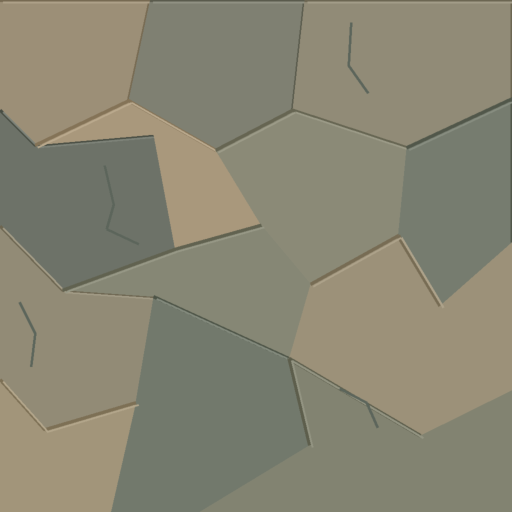
#> input picture assets/layered_island/strict_coast/rock_faces.png, 1024 x 1024 px (shown at 1/2 size)
$ python paint_strict_rock_structure.py
#> lines starting #> are read from the running program, lines starting #| are printed output that depends on the picture
"""Broad geological facets and selected weathered fracture relief, no noise fill."""
from pathlib import Path
from PIL import Image,ImageDraw,ImageFilter
import numpy as np
T=Path(__file__).resolve().parents[1]/'assets/layered_island/strict_coast';N=1024
im=Image.open(T/'rock_faces.png').convert('RGB');height=Image.new('L',(N,N),145);d=ImageDraw.Draw(im);hd=ImageDraw.Draw(height)
#> further down, im is the input picture: PIL image 1024x1024 RGB; mean R, G, B 136.3, 133.5, 114.9
#> after `height = Image.new('L', (N, N), 145)`: height: PIL image 1024x1024 L; every value is 145
facets=[([(0,0),(300,0),(257,201),(70,290),(0,220)],(156,143,119),170),([(300,0),(609,0),(585,220),(431,300),(257,201)],(127,128,114),155),
        ([(609,0),(1024,0),(1024,197),(813,295),(585,220)],(145,139,119),161), ([(0,220),(70,290),(307,269),(350,498),(125,580),(0,452)],(109,114,104),123),
        ([(70,290),(257,201),(431,300),(522,450),(350,498),(307,269)],(169,152,124),170), ([(431,300),(585,220),(813,295),(796,471),(621,568),(522,450)],(139,138,119),150),
        ([(813,295),(1024,197),(1024,484),(880,611),(796,471)],(118,124,111),132), ([(0,452),(125,580),(307,593),(271,805),(89,859),(0,759)],(146,139,118),160),
        ([(125,580),(350,498),(522,450),(621,568),(578,717),(307,593)],(134,135,117),146), ([(307,593),(578,717),(619,890),(398,1024),(221,1024),(271,805)],(114,121,108),129),
        ([(621,568),(796,471),(880,611),(1024,484),(1024,780),(840,871),(578,717)],(156,145,121),164), ([(619,890),(578,717),(840,871),(1024,780),(1024,1024),(398,1024)],(130,131,113),144),
        ([(0,759),(89,859),(271,805),(221,1024),(0,1024)],(162,149,122),163)]
for poly,color,h in facets:
    d.polygon(poly,fill=color);hd.polygon(poly,fill=h)
    # Uneven weathered edge follows the actual plane's leading joint.
    edge=poly[:3];d.line(edge,fill=tuple(max(0,c-37) for c in color),width=7,joint='curve');hd.line(edge,fill=95,width=7,joint='curve')
    d.line([(x+6,y+4) for x,y in edge],fill=tuple(min(255,c+17) for c in color),width=4,joint='curve')
#> this loop made 13 passes
#> edge on passes 1 to 12: [(0, 0), (300, 0), (257, 201)], [(300, 0), (609, 0), (585, 220)], [(609, 0), (1024, 0), (1024, 197)], [(0, 220), (70, 290), (307, 269)], [(70, 290), (257, 201), (431, 300)], [(431, 300), (585, 220), (813, 295)], [(813, 295), (1024, 197), (1024, 484)], [(0, 452), (125, 580), (307, 593)], [(125, 580), (350, 498), (522, 450)], [(307, 593), (578, 717), (619, 890)], [(621, 568), (796, 471), (880, 611)], [(619, 890), (578, 717), (840, 871)]
for pts in [[(209,331),(227,409),(213,458),(277,488)],[(702,45),(697,131),(736,186)],[(39,604),(70,667),(62,733)],[(679,777),(733,805),(755,855)]]:
    d.line(pts,fill=(92,101,91),width=5);hd.line(pts,fill=93,width=5)
im=im.filter(ImageFilter.GaussianBlur(.65));im.save(T/'rock_faces.png')
arr=np.asarray(height.filter(ImageFilter.GaussianBlur(2)),dtype=float)/255;dy,dx=np.gradient(arr)
#> after `arr = np.asarray(height.filter(ImageFilter.GaussianBlur(2)), dtype=flo`:
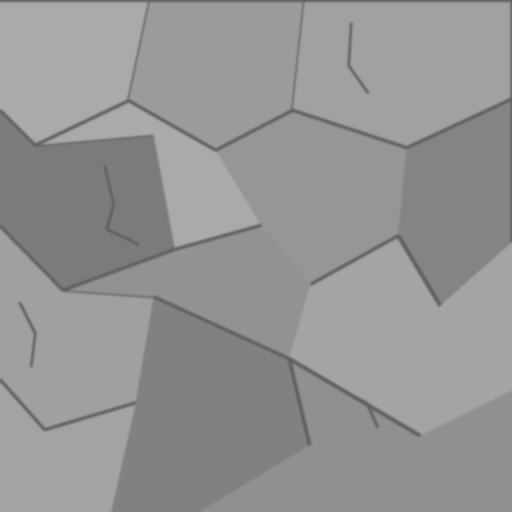
#> arr: shape (1024, 1024) float64 (shown at 1/2 size); min 0.369, max 0.667, mean 0.582
#> after `dy, dx = np.gradient(arr)`:
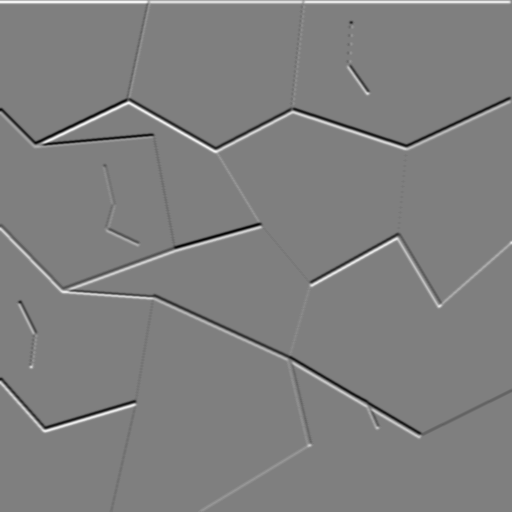
#> dy: shape (1024, 1024) float64 (shown at 1/2 size); min -0.0529, max 0.0529, mean 0.00019; drawn with min black and max white
#> after `dy, dx = np.gradient(arr)`:
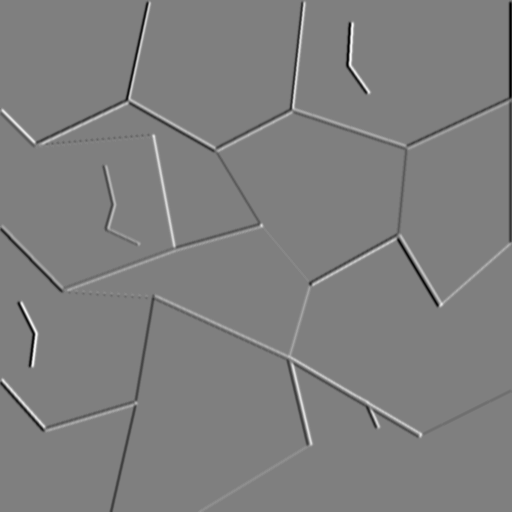
#> dx: shape (1024, 1024) float64 (shown at 1/2 size); min -0.0471, max 0.0471, mean -9.56e-05; drawn with min black and max white
n=np.dstack((-dx*9,-dy*9,np.ones_like(dx)));n/=np.linalg.norm(n,axis=2)[:,:,None];Image.fromarray(np.uint8((n*.5+.5)*255)).save(T/'rock_normal.png')
#> after `n = np.dstack((-dx * 9, -dy * 9, np.ones_like(dx)))`:
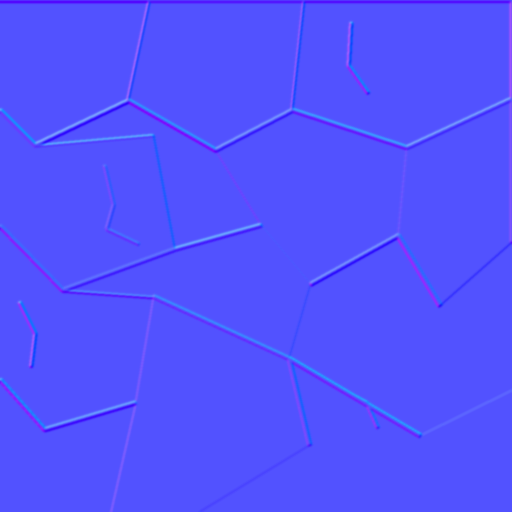
#> n: shape (1024, 1024, 3) float64 (shown at 1/2 size); mean of channels 0, 1, 2 0.000861, -0.00171, 1; drawn with min black and max white
#> after `n = np.dstack((-dx * 9, -dy * 9, np.ones_like(dx)))`:
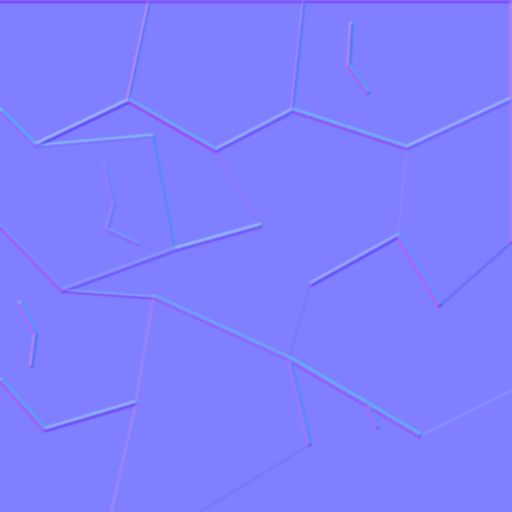
#> saved as rock_normal.png: PIL image 1024x1024 RGB (shown at 1/2 size); mean R, G, B 127.1, 126.8, 254.6
print('STRICT_ROCK_STRUCTURE_DONE')
